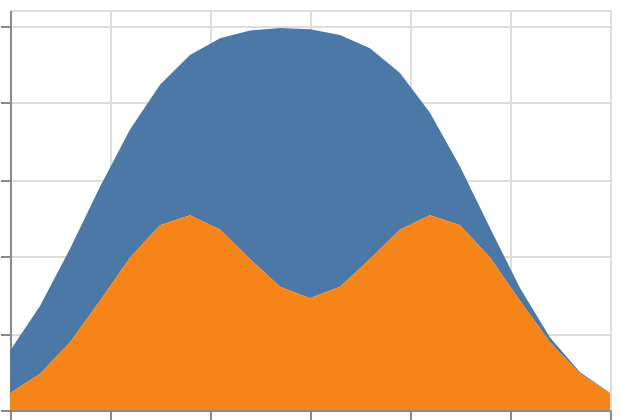

This figure's Vega-Lite source:
### Vega-Lite specification from a JSON file in a GitHub repository (floating-point values rounded to 4 significant figures)
{"$schema": "https://vega.github.io/schema/vega-lite/v6.json", "padding": 5, "autosize": "none", "width": 300, "height": 200, "data": {"name": "table", "values": [{"c": "A", "g": "p", "x": 1, "y": 2, "v": 5, "t": "2024-01-15", "o": {"v": 3}, "IMDB Rating": 6.1, "d": "x1"}, {"c": "B", "g": "q", "x": 2, "y": 4, "v": 9, "t": "2024-02-20", "o": {"v": 7}, "IMDB Rating": 7.4, "d": "x2"}, {"c": "A", "g": "q", "x": 3, "y": 3, "v": 2, "t": "2024-03-05", "o": {"v": 1}, "IMDB Rating": 5.2, "d": "x1"}, {"c": "C", "g": "p", "x": 4, "y": 6, "v": 7, "t": "2024-05-30", "o": {"v": 4}, "IMDB Rating": 8.8, "d": "x3"}, {"c": "B", "g": "p", "x": 5, "y": 5, "v": 4, "t": "2024-07-11", "o": {"v": 9}, "IMDB Rating": 6.9, "d": "x2"}, {"c": "C", "g": "q", "x": 6, "y": 8, "v": 6, "t": "2024-09-02", "o": {"v": 2}, "IMDB Rating": 7.7, "d": "x3"}, {"c": "A", "g": "p", "x": 7, "y": 7, "v": 8, "t": "2024-11-25", "o": {"v": 5}, "IMDB Rating": 4.4, "d": "x1"}, {"c": "B", "g": "q", "x": 8, "y": 9, "v": 3, "t": "2024-12-31", "o": {"v": 8}, "IMDB Rating": 9.1, "d": "x2"}]}, "transform": [{"density": "y", "groupby": ["g"], "extent": [0, 12], "steps": 20, "bandwidth": 1.5}], "mark": "area", "encoding": {"x": {"field": "value", "type": "quantitative"}, "y": {"field": "density", "type": "quantitative"}, "color": {"field": "g", "type": "nominal"}}}
